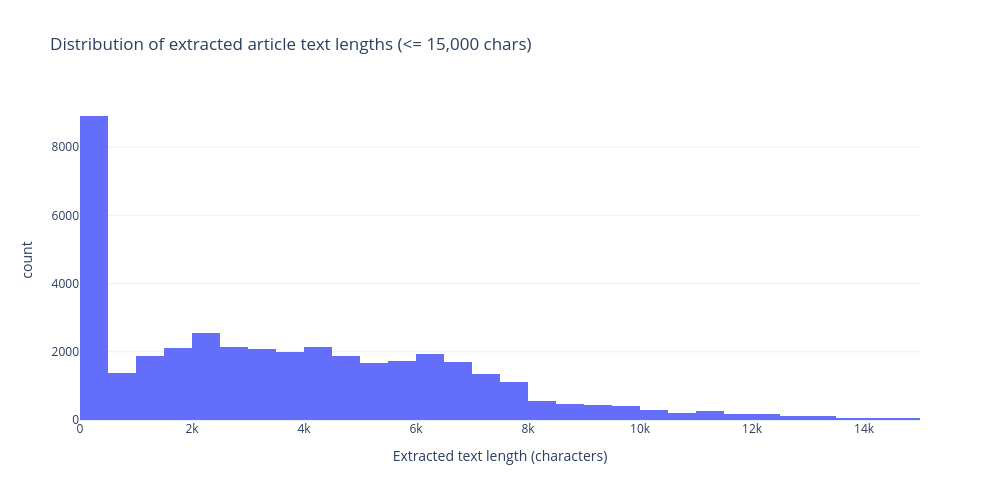

Write notebook code for a chart like this one.
### Code cell
zoom_df = report_df[report_df["text_len"] <= 15000].copy()

fig_text_len_zoom = px.histogram(
    zoom_df,
    x="text_len",
    nbins=50,
    title="Distribution of extracted article text lengths (<= 15,000 chars)",
    labels={"text_len": "Extracted text length (characters)", "count": "Number of articles"}
)

fig_text_len_zoom.update_layout(
    template="plotly_white",
    width=1000,
    height=500
)

fig_text_len_zoom.show()
fig_text_len_zoom.write_image("figures/text_length_distribution_zoom.pdf")

### Figure 1 — Plotly figure (JSON) as saved in the notebook; plotly's stock layout.template omitted (floating-point values rounded to 4 significant figures; data arrays with more than 128 entries replaced by an {"elided": "..."} marker saying what was removed)
{"data": [{"bingroup": "x", "hovertemplate": "Extracted text length (characters)=%{x}<br>count=%{y}<extra></extra>", "legendgroup": "", "marker": {"color": "#636efa", "pattern": {"shape": ""}}, "name": "", "nbinsx": 50, "orientation": "v", "showlegend": false, "type": "histogram", "x": {"elided": "39927 int values"}, "xaxis": "x", "yaxis": "y"}], "layout": {"barmode": "relative", "height": 500, "legend": {"tracegroupgap": 0}, "title": {"text": "Distribution of extracted article text lengths (<= 15,000 chars)"}, "width": 1000, "xaxis": {"anchor": "y", "domain": [0, 1], "title": {"text": "Extracted text length (characters)"}}, "yaxis": {"anchor": "x", "domain": [0, 1], "title": {"text": "count"}}}}
